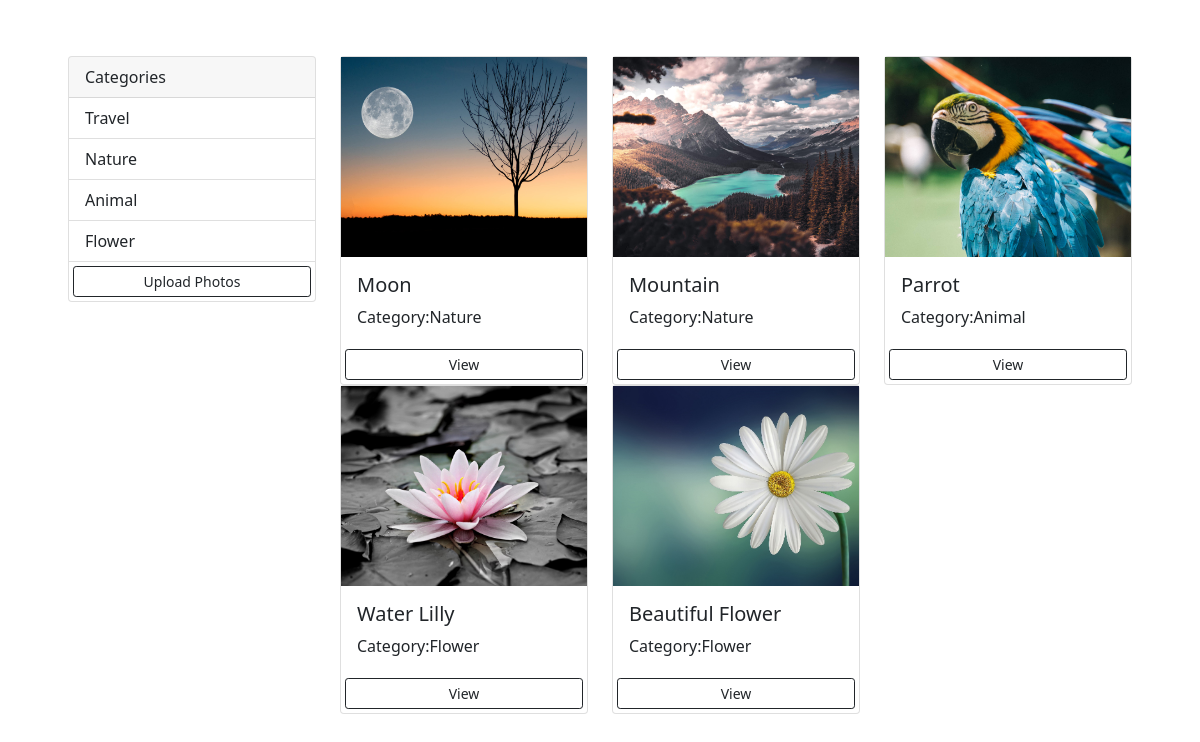
The page / on the database its author committed.
### photos/models.py (models this page shows, shortened)
class Category(models.Model):
    name = models.CharField(max_length=100, null=False,blank=False)
    class Meta:
        verbose_name = "category"
        verbose_name_plural = "categories"

class Photo(models.Model):
    category = models.ForeignKey(Category,on_delete=models.SET_NULL,null=True,blank=True)
    image = models.ImageField(blank=False, null=False)
    title = models.CharField(max_length=50,null=True)
    descriptions = models.TextField()

### photos/views.py (the view)
# urls.py: path('',views.gallery,name='gallery'),
def gallery(request):
    categories = Category.objects.all()
    photos = Photo.objects.all()
    context = {
        'categories':categories,
        'photos':photos
    }
    return render(request,'photos/gallery.html',context)

### templates/photos/gallery.html
{% extends 'photos/base.html' %}
{%block content %}
<div class="container">
  <div class="row">
    <div class="col-md-3">
      <div class="card">
        <div class="card-header">
          Categories
        </div>
        <ul class="list-group list-group-flush">
          {%for category in categories%}
          <li class="list-group-item">{{category.name}}</li>
          {%endfor%}
        </ul>
        <a href="{% url 'upload' %}" class="btn btn-outline-dark btn-block btn-sm m-1">Upload Photos</a>
      </div>
    </div>
    <div class="col-md-9">
      <div class="row">
        {%for photo in photos %}
        <div class="col-md-4">
          <div class="card">
            <img class="image-thumbnail" src="{{photo.image.url}}" class="card-img-top" alt="...">
             <div class="card-body">
              <h5 class="card-title">{{photo.title}}</h5>
              <p class="card-text">Category:{{photo.category.name}}</p>
             </div>
             <a href="{% url 'photo' photo.id %}" class="btn btn-outline-dark btn-sm m-1">View</a>
          </div>
         </div>
         {%empty%}
         <h3>No Photos</h3>
         {%endfor%}
      </div>
    </div>
  </div>
</div>
{%endblock%}

### templates/photos/base.html (shortened to what this page needs)
{%load static%}
<!DOCTYPE html>
<html lang="en">
<head>
    <link href="https://cdn.jsdelivr.net/npm/bootstrap@5.0.2/dist/css/bootstrap.min.css" rel="stylesheet">
</head>
<body class="m-5 p-2">
    {%block content%}
    {%endblock%}
</body>
</html>

### templates/photos/base.html (style rules this page uses)
.image-thumbnail { height: 200px; object-fit: cover; }

### rows shown on the page
Category: name "Travel"
Category: name "Nature"
Category: name "Animal"
Category: name "Flower"
Photo: image (picture), title "Moon", category.name "Nature"
Photo: image (picture), title "Mountain", category.name "Nature"
Photo: image (picture), title "Parrot", category.name "Animal"
Photo: image (picture), title "Water Lilly", category.name "Flower"
Photo: image (picture), title "Beautiful Flower", category.name "Flower"
